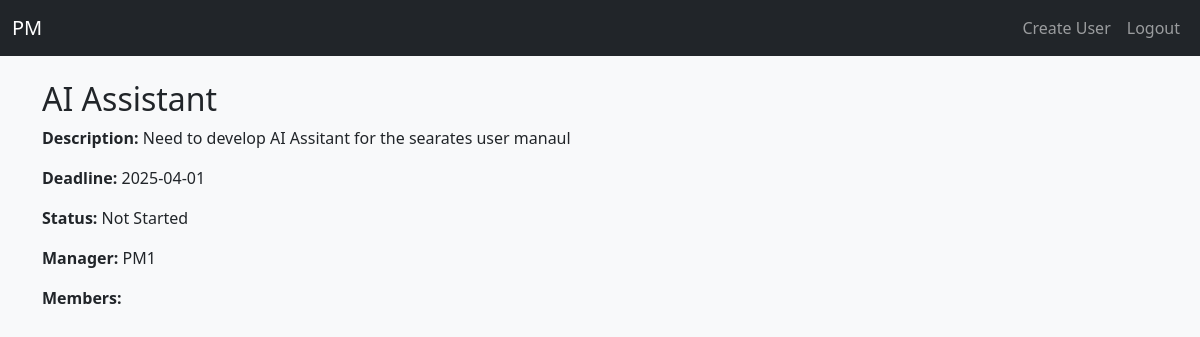
/projects/2 (signed in), run on an earlier commit of the app's database.
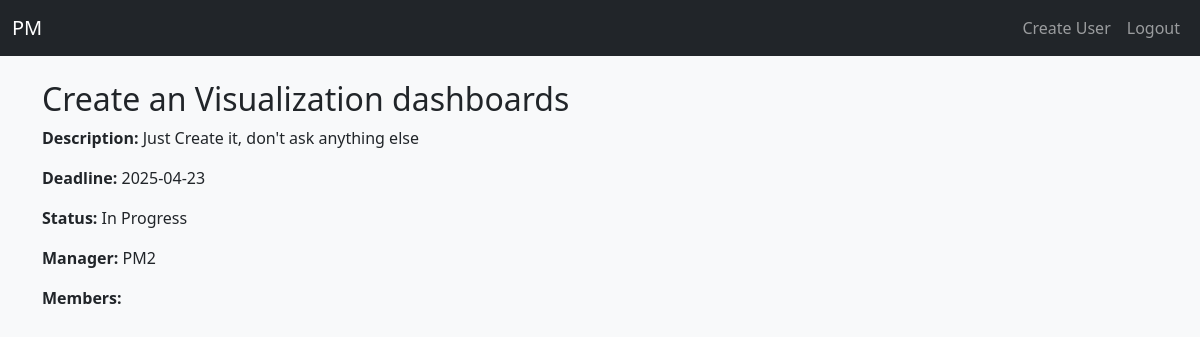
And on a later commit of the database.
### app/models.py (models this page shows, shortened)
class Project(db.Model):
    __tablename__ = 'projects'
    id = db.Column(db.Integer, primary_key=True)
    name = db.Column(db.String(150), nullable=False)
    description = db.Column(db.Text)
    deadline = db.Column(db.Date)
    status = db.Column(db.String(50), default='Not Started')  # Not Started, In Progress, Completed
    manager_id = db.Column(db.Integer, db.ForeignKey('users.id'))
    manager = db.relationship('User', backref='managed_projects')
    members = db.relationship('User', secondary='project_members', backref='projects')

class User(UserMixin, db.Model):
    __tablename__ = 'users'
    id = db.Column(db.Integer, primary_key=True)
    name = db.Column(db.String(150), nullable=False)
    phone = db.Column(db.String(20))
    email = db.Column(db.String(120), unique=True, nullable=False)
    password_hash = db.Column(db.String(256), nullable=False)
    role = db.Column(db.String(20), default='team_member')  # 'admin', 'project_manager', 'team_member'

### app/project/routes.py (the view)
@project.route('/<int:project_id>')
@login_required
def project_detail(project_id):
    project = Project.query.get_or_404(project_id)
    return render_template('project/project_detail.html', project=project)

### app/__init__.py (called while the page is built)
def create_app():
    app = Flask(__name__)
    app.config.from_object(Config)
    db.init_app(app)
    login_manager.init_app(app)
    @login_manager.user_loader
    def load_user(user_id):
        return User.query.get(int(user_id))
    from .auth.routes import auth
    app.register_blueprint(auth)
    from .project.routes import project
    app.register_blueprint(project)
    from .task.routes import task_bp
    app.register_blueprint(task_bp)
    with app.app_context():
        db.create_all()
        if not User.query.first():
            admin_user = User(
                name='Admin',
                phone='1111111111',
                email='admin@gmail.com',
                role='admin'
            )
            admin_user.set_password('admin')
            db.session.add(admin_user)
            db.session.commit()
    return app

### app/templates/project/project_detail.html (shortened to what this page needs)
{% extends 'layout.html' %}
{% block content %}
  <h2>{{ project.name }}</h2>
  <p><strong>Description:</strong> {{ project.description }}</p>
  <p><strong>Deadline:</strong> {{ project.deadline }}</p>
  <p><strong>Status:</strong> {{ project.status }}</p>
  <p><strong>Manager:</strong> {{ project.manager.name }}</p>
  <p><strong>Members:</strong>
  </p>
{% endblock %}

What changed in the data, as far as the page shows it:
no longer on this page (row edited): User: manager.name "PM1"
changed Project: name "AI Assistant" → "Create an Visualization dashboards"; description "Need to develop AI Assitant for the searates user manaul" → "Just Create it, don't ask anything else"; deadline "2025-04-01" → "2025-04-23"; status "Not Started" → "In Progress"
added User: manager.name "PM2"
